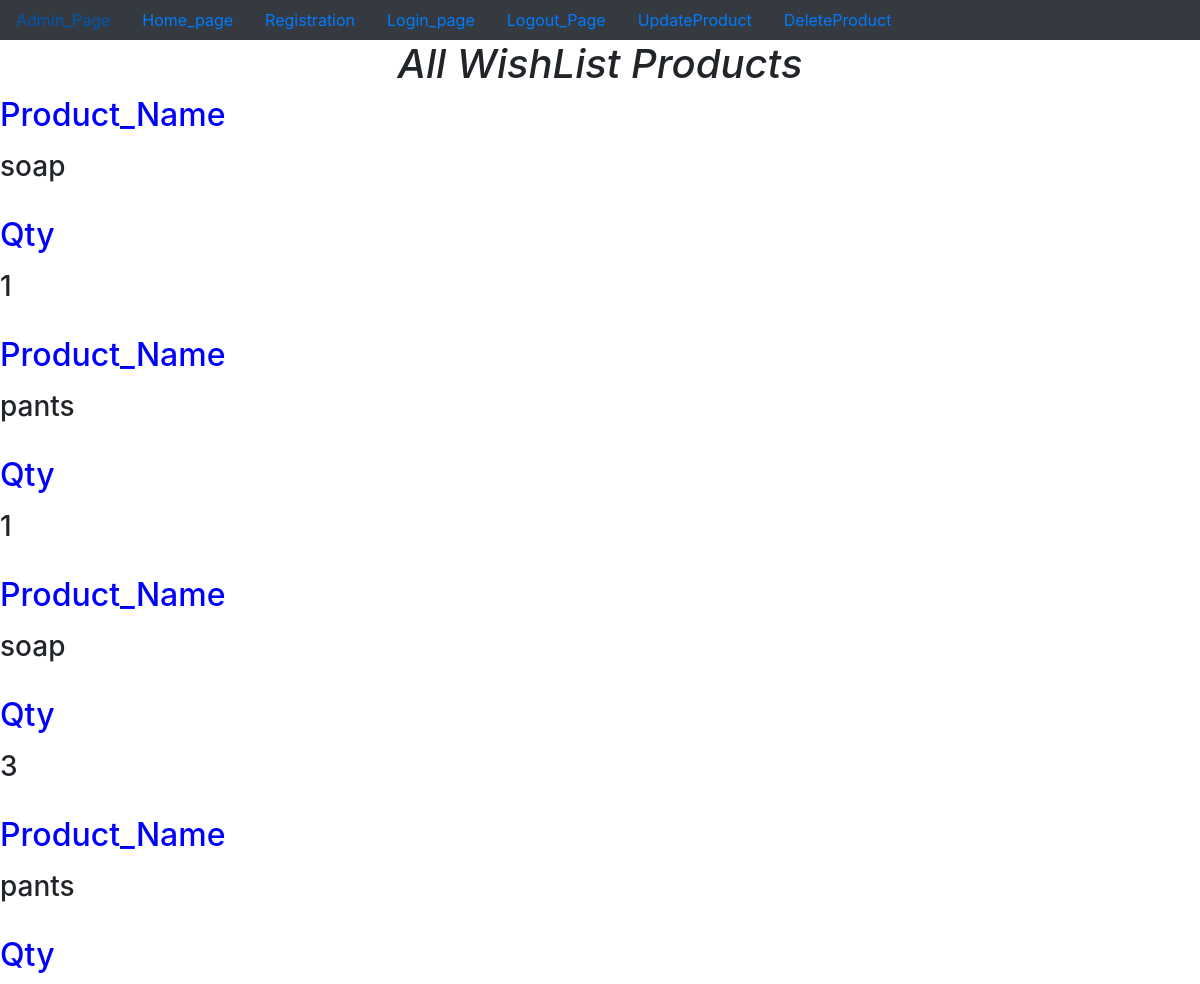
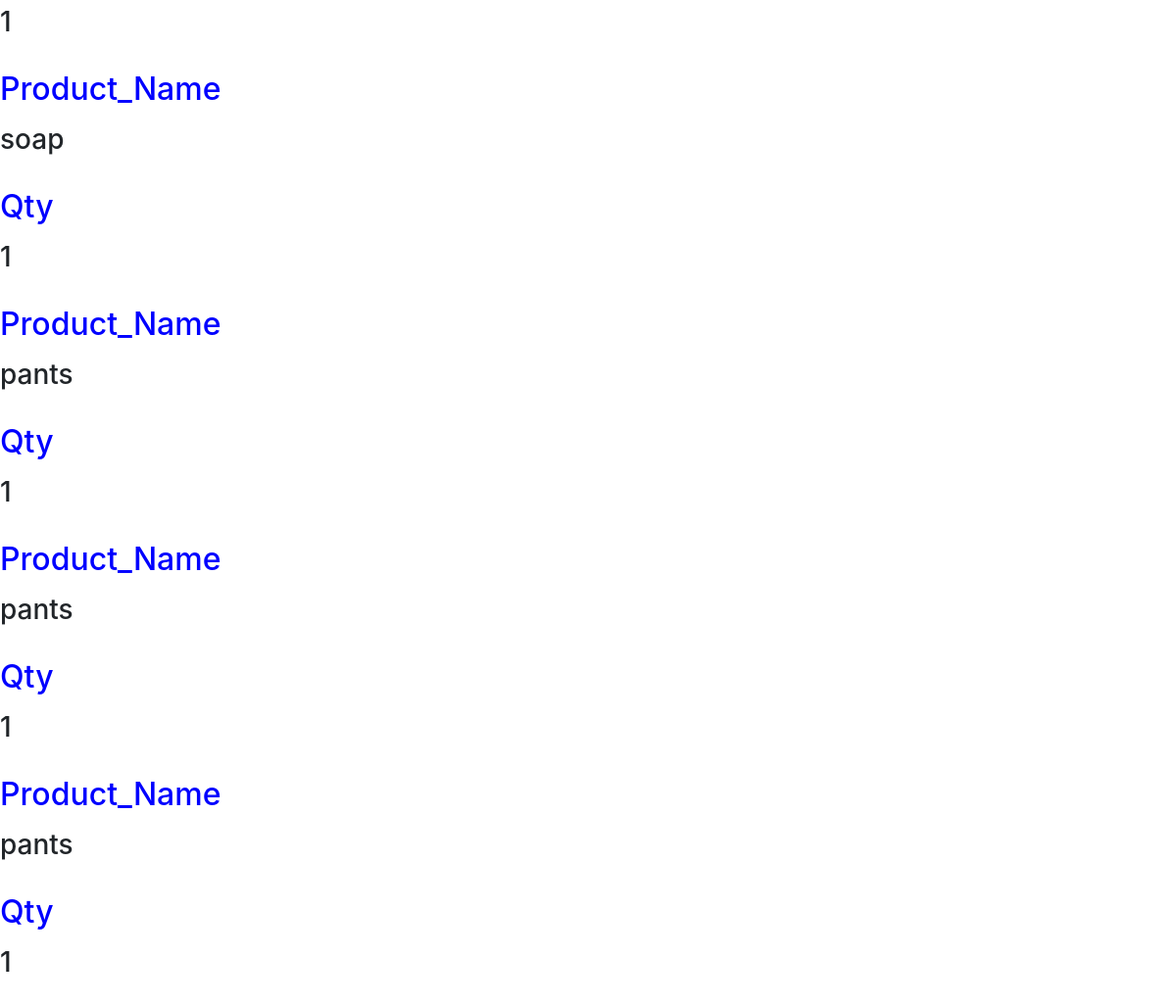
The app's page /wishlist/ (signed in) with its own data (2 pictures, top to bottom).
### reg_app/models.py (models this page shows)
class Wishlist(models.Model):
    user=models.ForeignKey(CustomUser,on_delete=models.CASCADE,null=True,blank=True)
    products=models.ForeignKey(product,on_delete=models.CASCADE,null=True,blank=True)
    qty=models.IntegerField(default=1)

class product(models.Model):
    pname=models.CharField(max_length=100)
    qty=models.IntegerField(default=1)
    price=models.DecimalField(max_digits=10,decimal_places=2)
    img=models.URLField()
    dealer=models.ForeignKey(CustomUser,on_delete=models.CASCADE,null=True,blank=True)
    def __str__(self):
        return self.pname

### reg_app/views.py (the view)
# urls.py: path('wishlist/',wishlist,name='wishlist'),
def wishlist(request):
    products=Wishlist.objects.all()
    return render(request,'displaywishlist.html',{'products':products})

### templates/displaywishlist.html (shortened to what this page needs)
{% extends 'base.html' %}
{% block block_body %}
<center>
    <i><h1>All WishList Products</h1></i>
</center>
{% for iteam in products %}
<label for="" style="color: blue;"><h2>Product_Name</h2></label>
<h3> {{iteam.products}}</h3>
 <br>
 <label for="" style="color: blue;"><h2>Qty</h2></label>
<h3> {{iteam.qty}}</h3>
 <br>
 {% endfor %}
{% endblock %}

### records on screen
Wishlist: products "soap", qty "1"
Wishlist: products "pants", qty "1"
Wishlist: products "soap", qty "3"
Wishlist: products "pants", qty "1"
Wishlist: products "soap", qty "1"
Wishlist: products "pants", qty "1"
Wishlist: products "pants", qty "1"
Wishlist: products "pants", qty "1"
